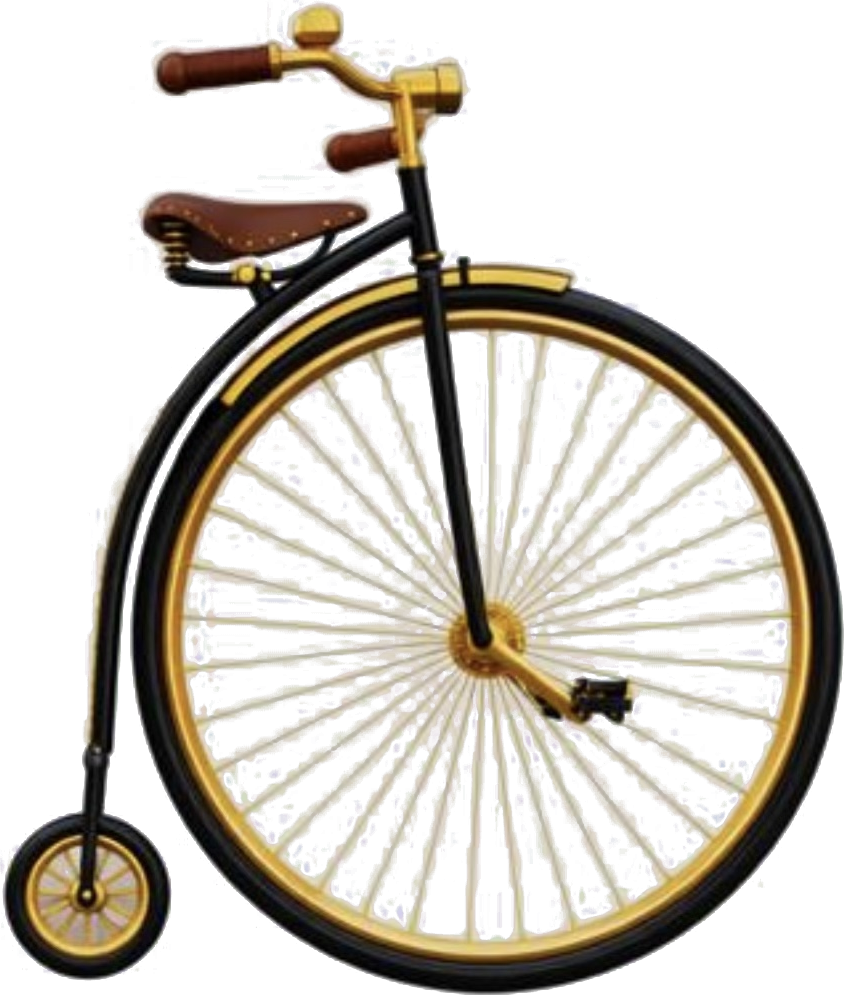
#> input picture refs/pf_tandem/half_rgba.png, 844 x 995 px
$ python pf_crossbar.py --dir ../refs/pf_tandem --y 5 --out out.png
#> lines starting #> are read from the running program, lines starting #| are printed output that depends on the picture; after the words box and inside, x2 and y2 are one past the last pixel; in counts of white or black regions, pixels touching at a corner belong together
"""Two back-to-back penny-farthing halves joined by one STRAIGHT decorative cross bar, drawn in code
(exactly level, exactly symmetric). Bar sits under the halves; gold collars clamp it to each backbone.
  python scripts/pf_crossbar.py --dir refs/pf_tandem_v6 --gap 30 --y 560 --out views/bar_mid.png
--y is the bar's centre row in half_rgba.png coordinates.
"""
import argparse
from pathlib import Path

import numpy as np
from PIL import Image, ImageDraw, ImageFilter

ap = argparse.ArgumentParser()
ap.add_argument("--dir", required=True)
ap.add_argument("--gap", type=int, default=30)
ap.add_argument("--y", type=int, required=True)
ap.add_argument("--thick", type=int, default=44)
ap.add_argument("--out", required=True)
a = ap.parse_args()
D = Path(a.dir)
BG = 213
half = Image.open(D / "half_rgba.png")
#> half is the input picture: PIL image 844x995 RGBA; mean R, G, B, A 182.5, 177.3, 168.9, 99.8
w, h = half.size
#> w = 844; h = 995
al = np.asarray(half)[..., 3] > 128
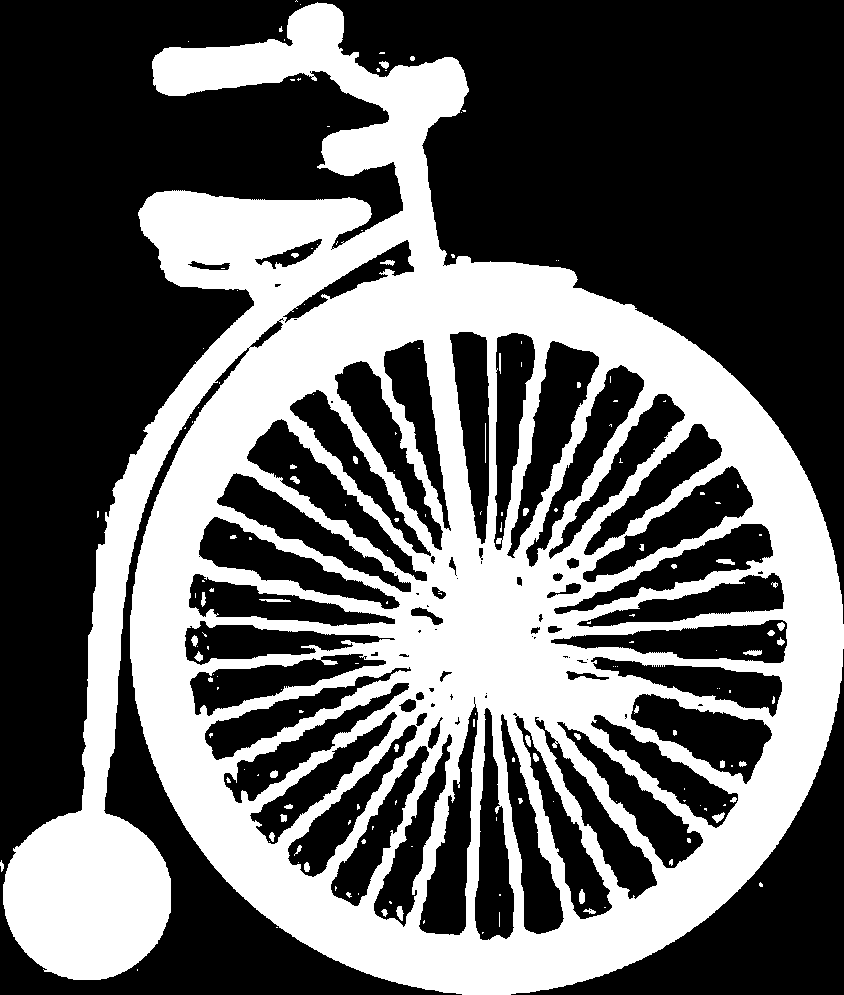
#> al: shape (995, 844) bool; 38.8% white; 166 white regions (116 under 20 px), largest, box (x1, y1, x2, y2) and area: (3, 2, 844, 995) 323465, (743, 650, 762, 656) 78, (716, 559, 735, 565) 77
W = 2 * w + a.gap + 240
#> W = 1958
H = round(max(h + 240, W / 1.5)); W = round(H * 1.5)
#> after `H = round(max(h + 240, W / 1.5))`: H = 1305
C, TOP = W // 2, (H - h) // 2
#> C = 979; TOP = 155
bx = int(np.where(al[a.y])[0][0])            # backbone inner edge in half coords
#> bx = 308
xr = C + a.gap // 2 + bx + 14                # bar ends tucked under the backbones
#> xr = 1316
xl = W - xr
#> xl = 642
yc = TOP + a.y
#> yc = 160
t = a.thick
S = 4                                        # supersample
bar = Image.new("RGBA", (W * S, H * S), (0, 0, 0, 0))
#> bar: PIL image 7832x5220 RGBA; every value is 0
d = ImageDraw.Draw(bar)
def R(x0, y0, x1, y1): return [x0 * S, y0 * S, x1 * S, y1 * S]
GOLD, GOLD_D, GOLD_L, BLK = (214, 160, 40), (150, 100, 20), (255, 222, 120), (18, 16, 15)
# lacquered beam with vertical shading
for i in range(t * S):
    f = i / (t * S)
    v = int(14 + 70 * max(0, 1 - abs(f - 0.28) / 0.28) ** 2)   # highlight band near the top
    d.line([(xl * S, (yc - t / 2) * S + i), (xr * S, (yc - t / 2) * S + i)], fill=(v, v - 2, v - 4, 255))
# gold edging + pinstripes
for y0, hh, col in ((yc - t / 2, 4, GOLD), (yc + t / 2 - 4, 4, GOLD_D), (yc - t / 2 + 9, 1.5, GOLD), (yc + t / 2 - 10.5, 1.5, GOLD)):
    d.rectangle(R(xl, y0, xr, y0 + hh), fill=col)
# gold scrollwork along each side of the medallion
span = (xr - xl) / 2 - 60
#> span = 277
for sgn in (-1, 1):
    n = max(1, int(span // 46))
    for k in range(n):
        cx = C + sgn * (62 + 23 + k * 46)
        up = (k % 2 == 0)
        box = R(cx - 16, yc - 12, cx + 16, yc + 12)
        d.arc(box, 200 if up else 20, 520 if up else 340, fill=GOLD, width=3 * S)
        d.ellipse(R(cx - 3, yc - 3, cx + 3, yc + 3), fill=GOLD_L)
#> this loop made 2 passes
#> n on passes 1 to 2: 6, 6
# central medallion
r = t * 0.95
d.ellipse(R(C - r - 4, yc - r - 4, C + r + 4, yc + r + 4), fill=GOLD_D)
d.ellipse(R(C - r, yc - r, C + r, yc + r), fill=GOLD)
d.ellipse(R(C - r * 0.78, yc - r * 0.78, C + r * 0.78, yc + r * 0.78), fill=BLK)
d.ellipse(R(C - r * 0.55, yc - r * 0.62, C + r * 0.55, yc + r * 0.48), fill=GOLD)        # goose body hint
d.ellipse(R(C - r * 0.38, yc - r * 0.85, C - r * 0.05, yc - r * 0.45), fill=GOLD)        # head
d.ellipse(R(C - r * 0.2, yc - r * 0.42, C + r * 0.2, yc - r * 0.3), fill=GOLD_L)
bar = bar.resize((W, H), Image.LANCZOS)
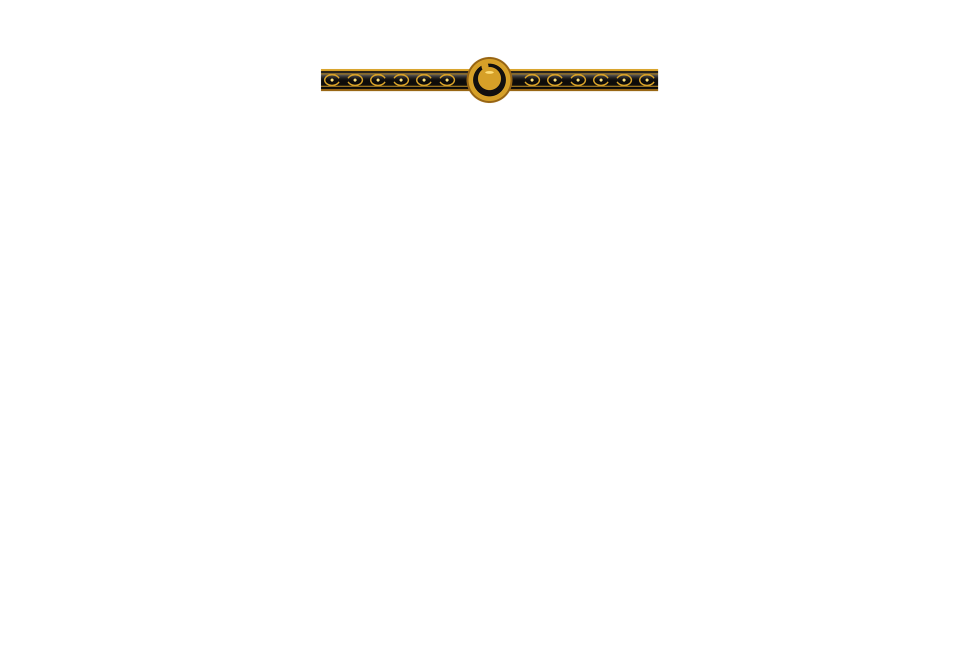
#> bar: PIL image 1958x1305 RGBA (shown at 1/2 size); mean R, G, B, A 1.6, 1.2, 0.4, 3.3; transparent parts drawn white
canvas = Image.new("RGBA", (W, H), (BG, BG, BG, 255))
canvas.alpha_composite(bar)
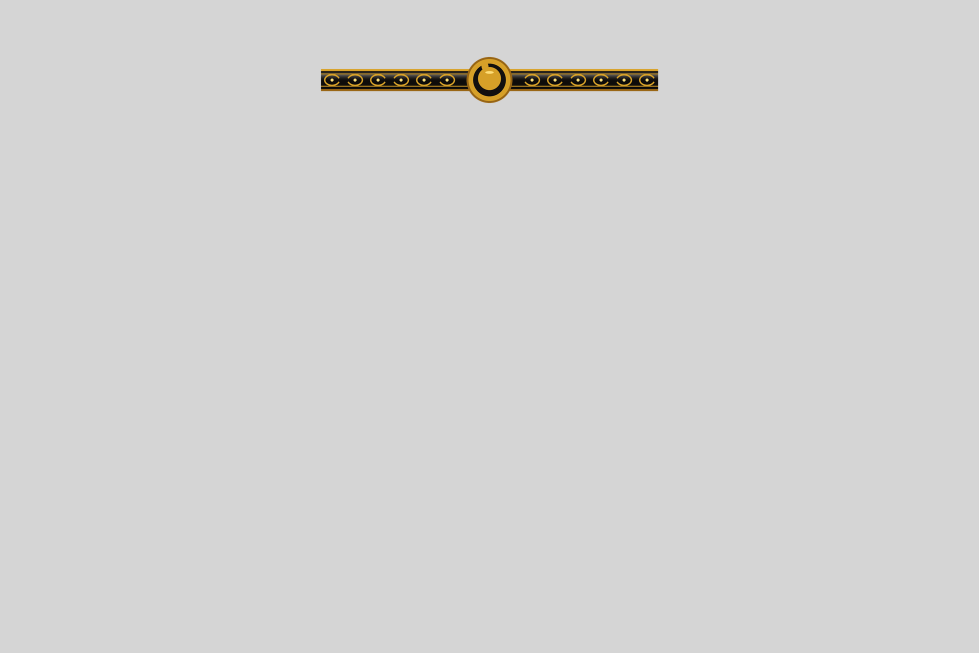
#> canvas: PIL image 1958x1305 RGBA (shown at 1/2 size); mean R, G, B, A 211.6, 211.3, 210.7, 255
canvas.alpha_composite(half, (C + a.gap // 2, TOP))
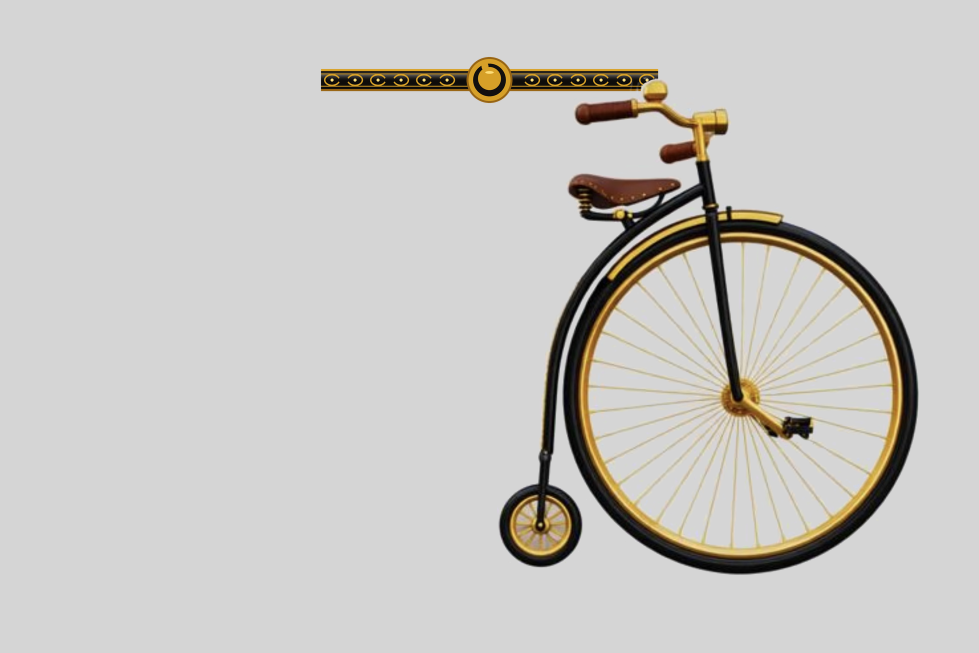
#> canvas: PIL image 1958x1305 RGBA (shown at 1/2 size); mean R, G, B, A 201.6, 199.6, 196.3, 255
canvas.alpha_composite(half.transpose(Image.FLIP_LEFT_RIGHT), (C - a.gap // 2 - w, TOP))
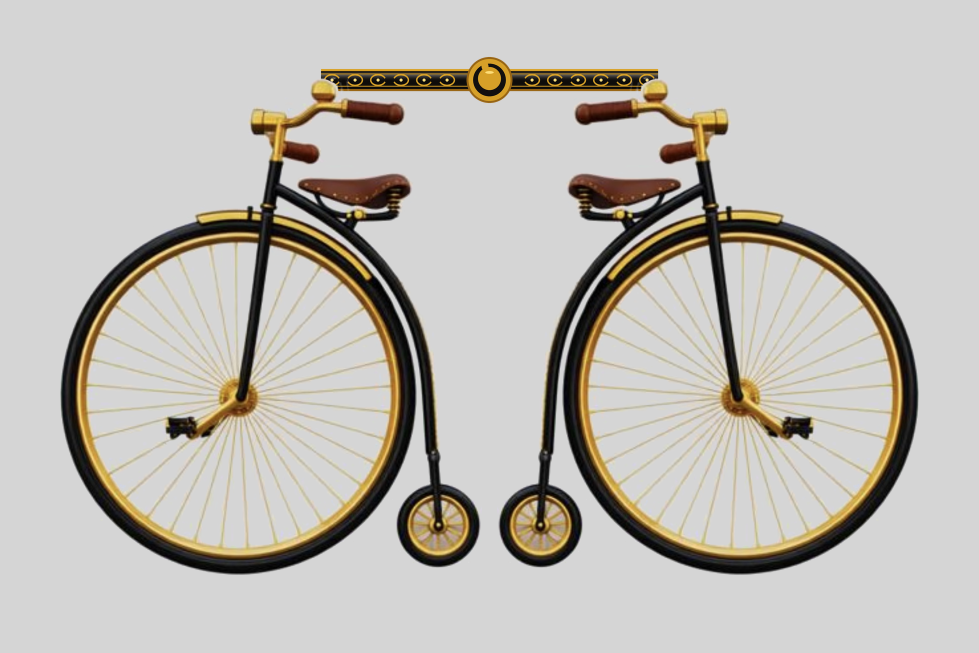
#> canvas: PIL image 1958x1305 RGBA (shown at 1/2 size); mean R, G, B, A 191.5, 187.9, 181.9, 255
# gold collars clamping the bar to each backbone (on top)
col = Image.new("RGBA", (W * S, H * S), (0, 0, 0, 0))
dc = ImageDraw.Draw(col)
for sgn in (-1, 1):
    x = C + sgn * (a.gap // 2 + bx + 18)
    dc.rounded_rectangle(R(x - 13, yc - t / 2 - 7, x + 13, yc + t / 2 + 7), 6 * S, fill=GOLD, outline=GOLD_D, width=2 * S)
    dc.rectangle(R(x - 13, yc - 3, x + 13, yc + 3), fill=GOLD_L)
#> this loop made 2 passes
#> x on passes 1 to 2: 638, 1320
canvas.alpha_composite(col.resize((W, H), Image.LANCZOS))
canvas.convert("RGB").save(D / a.out)
print("[pf_crossbar]", D / a.out, "bar", xl, "->", xr, "y", yc)
#| [pf_crossbar] ../refs/pf_tandem/out.png bar 642 -> 1316 y 160
